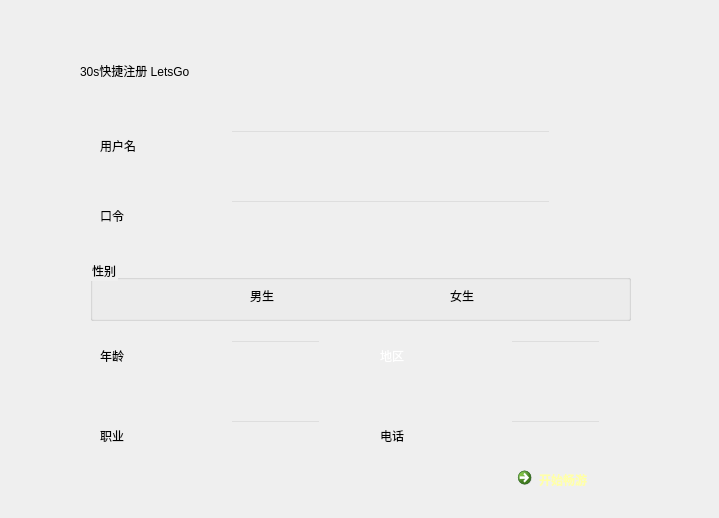
<?xml version="1.0" encoding="UTF-8"?>
<ui version="4.0">
 <class>DialogR</class>
 <widget class="QDialog" name="DialogR">
  <property name="geometry">
   <rect>
    <x>0</x>
    <y>0</y>
    <width>719</width>
    <height>518</height>
   </rect>
  </property>
  <property name="minimumSize">
   <size>
    <width>719</width>
    <height>518</height>
   </size>
  </property>
  <property name="maximumSize">
   <size>
    <width>719</width>
    <height>518</height>
   </size>
  </property>
  <property name="windowTitle">
   <string>Dialog</string>
  </property>
  <property name="styleSheet">
   <string notr="true">
background-image: url(:/new/prefix1/resourse/login/2.jpg);</string>
  </property>
  <widget class="QLabel" name="label">
   <property name="geometry">
    <rect>
     <x>80</x>
     <y>40</y>
     <width>471</width>
     <height>61</height>
    </rect>
   </property>
   <property name="styleSheet">
    <string notr="true">font: 75 24pt &quot;微软雅黑 Light&quot;;</string>
   </property>
   <property name="text">
    <string>30s快捷注册 LetsGo</string>
   </property>
  </widget>
  <widget class="QLineEdit" name="lineEdit">
   <property name="geometry">
    <rect>
     <x>230</x>
     <y>130</y>
     <width>321</width>
     <height>41</height>
    </rect>
   </property>
   <property name="styleSheet">
    <string notr="true">background: transparent;
border-image:transparent;
font: 75 16pt &quot;微软雅黑&quot;;</string>
   </property>
  </widget>
  <widget class="QLineEdit" name="lineEdit_2">
   <property name="geometry">
    <rect>
     <x>230</x>
     <y>200</y>
     <width>321</width>
     <height>41</height>
    </rect>
   </property>
   <property name="focusPolicy">
    <enum>Qt::ClickFocus</enum>
   </property>
   <property name="styleSheet">
    <string notr="true">font: 75 16pt &quot;微软雅黑&quot;;
background: transparent;
border-image:transparent;</string>
   </property>
  </widget>
  <widget class="QLabel" name="label_2">
   <property name="geometry">
    <rect>
     <x>100</x>
     <y>130</y>
     <width>101</width>
     <height>31</height>
    </rect>
   </property>
   <property name="styleSheet">
    <string notr="true">font: 75 16pt &quot;微软雅黑&quot;;</string>
   </property>
   <property name="text">
    <string>用户名</string>
   </property>
  </widget>
  <widget class="QLabel" name="label_3">
   <property name="geometry">
    <rect>
     <x>100</x>
     <y>200</y>
     <width>72</width>
     <height>31</height>
    </rect>
   </property>
   <property name="styleSheet">
    <string notr="true">font: 75 16pt &quot;微软雅黑&quot;;</string>
   </property>
   <property name="text">
    <string>口令</string>
   </property>
  </widget>
  <widget class="QGroupBox" name="groupBox">
   <property name="geometry">
    <rect>
     <x>90</x>
     <y>260</y>
     <width>541</width>
     <height>61</height>
    </rect>
   </property>
   <property name="styleSheet">
    <string notr="true">font: 75 16pt &quot;微软雅黑&quot;;
background: transparent
</string>
   </property>
   <property name="title">
    <string>性别</string>
   </property>
   <property name="flat">
    <bool>true</bool>
   </property>
   <widget class="QRadioButton" name="radioButton">
    <property name="geometry">
     <rect>
      <x>140</x>
      <y>20</y>
      <width>131</width>
      <height>31</height>
     </rect>
    </property>
    <property name="styleSheet">
     <string notr="true">font: 75 16pt &quot;微软雅黑&quot;;</string>
    </property>
    <property name="text">
     <string>男生</string>
    </property>
   </widget>
   <widget class="QRadioButton" name="radioButton_2">
    <property name="geometry">
     <rect>
      <x>340</x>
      <y>20</y>
      <width>151</width>
      <height>31</height>
     </rect>
    </property>
    <property name="styleSheet">
     <string notr="true">font: 75 16pt &quot;微软雅黑&quot;;
background: transparent</string>
    </property>
    <property name="text">
     <string>女生</string>
    </property>
   </widget>
  </widget>
  <widget class="QLineEdit" name="lineEdit_3">
   <property name="geometry">
    <rect>
     <x>230</x>
     <y>340</y>
     <width>91</width>
     <height>41</height>
    </rect>
   </property>
   <property name="styleSheet">
    <string notr="true">background: transparent;
font: 75 16pt &quot;微软雅黑&quot;;</string>
   </property>
   <property name="text">
    <string/>
   </property>
  </widget>
  <widget class="QLabel" name="label_4">
   <property name="geometry">
    <rect>
     <x>100</x>
     <y>340</y>
     <width>72</width>
     <height>31</height>
    </rect>
   </property>
   <property name="styleSheet">
    <string notr="true">font: 75 16pt &quot;微软雅黑&quot;;</string>
   </property>
   <property name="text">
    <string>年龄</string>
   </property>
  </widget>
  <widget class="QLineEdit" name="lineEdit_4">
   <property name="geometry">
    <rect>
     <x>510</x>
     <y>340</y>
     <width>91</width>
     <height>41</height>
    </rect>
   </property>
   <property name="styleSheet">
    <string notr="true">background: transparent;
font: 75 16pt &quot;微软雅黑&quot;;</string>
   </property>
   <property name="text">
    <string/>
   </property>
  </widget>
  <widget class="QLabel" name="label_5">
   <property name="geometry">
    <rect>
     <x>380</x>
     <y>340</y>
     <width>72</width>
     <height>31</height>
    </rect>
   </property>
   <property name="styleSheet">
    <string notr="true">font: 75 16pt &quot;微软雅黑&quot;;
color: rgb(255, 255, 255);
background: transparent</string>
   </property>
   <property name="text">
    <string>地区</string>
   </property>
  </widget>
  <widget class="QLineEdit" name="lineEdit_5">
   <property name="geometry">
    <rect>
     <x>230</x>
     <y>420</y>
     <width>91</width>
     <height>41</height>
    </rect>
   </property>
   <property name="styleSheet">
    <string notr="true">background: transparent;
font: 75 16pt &quot;微软雅黑&quot;;</string>
   </property>
   <property name="text">
    <string/>
   </property>
  </widget>
  <widget class="QLabel" name="label_6">
   <property name="geometry">
    <rect>
     <x>100</x>
     <y>420</y>
     <width>72</width>
     <height>31</height>
    </rect>
   </property>
   <property name="styleSheet">
    <string notr="true">font: 75 16pt &quot;微软雅黑&quot;;</string>
   </property>
   <property name="text">
    <string>职业</string>
   </property>
  </widget>
  <widget class="QLineEdit" name="lineEdit_6">
   <property name="geometry">
    <rect>
     <x>510</x>
     <y>420</y>
     <width>91</width>
     <height>41</height>
    </rect>
   </property>
   <property name="styleSheet">
    <string notr="true">background: transparent;
font: 75 16pt &quot;微软雅黑&quot;;</string>
   </property>
   <property name="text">
    <string/>
   </property>
  </widget>
  <widget class="QLabel" name="label_7">
   <property name="geometry">
    <rect>
     <x>380</x>
     <y>420</y>
     <width>72</width>
     <height>31</height>
    </rect>
   </property>
   <property name="styleSheet">
    <string notr="true">font: 75 16pt &quot;微软雅黑&quot;;
background: transparent</string>
   </property>
   <property name="text">
    <string>电话</string>
   </property>
  </widget>
  <widget class="QCommandLinkButton" name="commandLinkButton">
   <property name="geometry">
    <rect>
     <x>510</x>
     <y>460</y>
     <width>191</width>
     <height>51</height>
    </rect>
   </property>
   <property name="styleSheet">
    <string notr="true">background: transparent;
color: rgb(255, 255, 170);
font: 75 20pt &quot;微软雅黑&quot;;</string>
   </property>
   <property name="text">
    <string>开始畅游</string>
   </property>
  </widget>
 </widget>
 <resources/>
 <connections/>
</ui>
